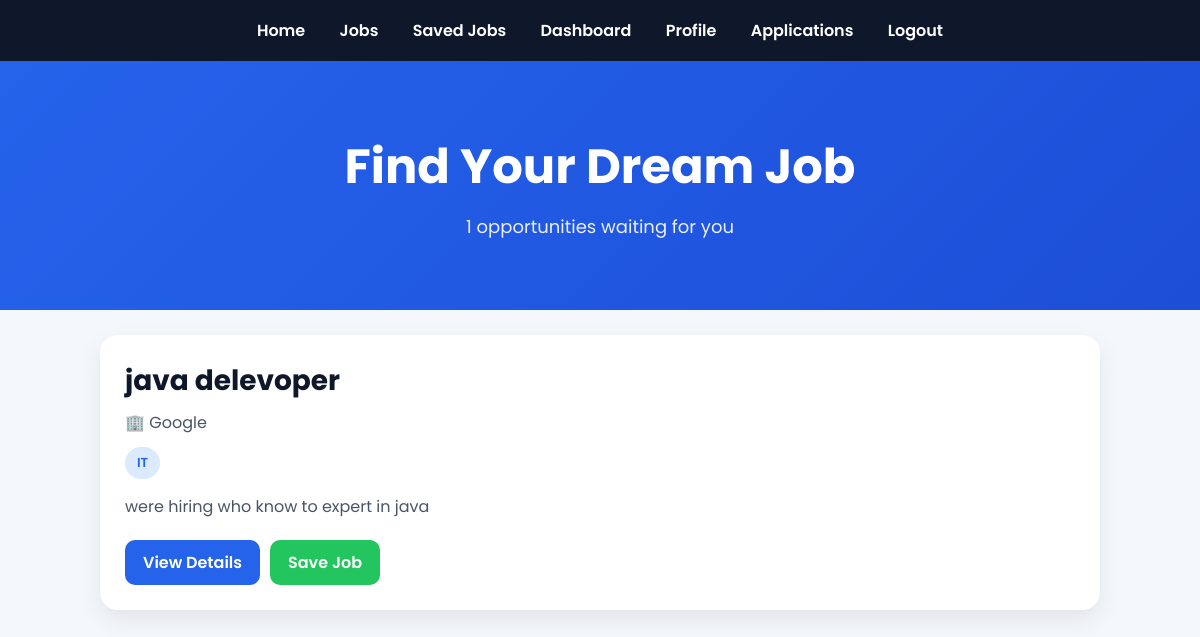
/jobs, run on an earlier commit of the app's database.
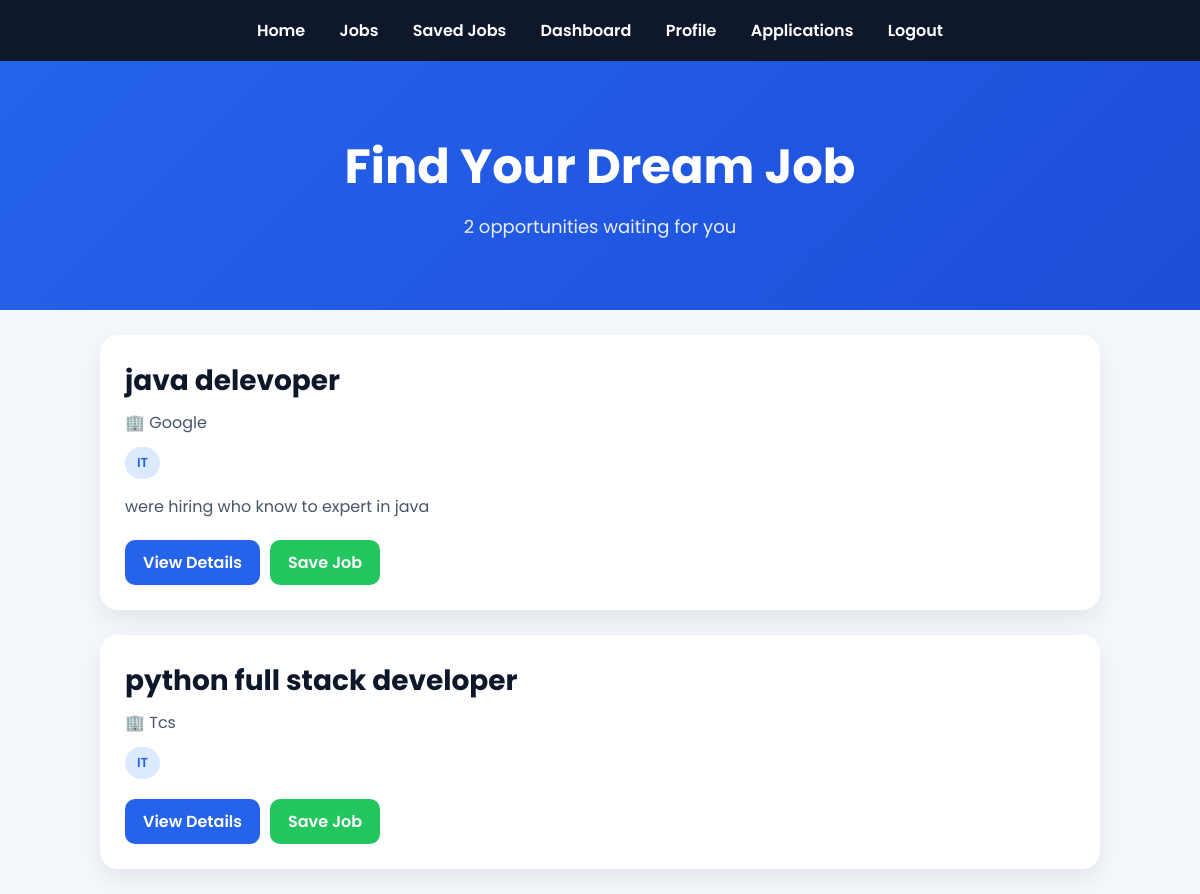
And on a later commit of the database.
### tables this page shows
CREATE TABLE jobs(
id INTEGER PRIMARY KEY AUTOINCREMENT,
title TEXT,
company TEXT,
category TEXT,
description TEXT,
location TEXT,
salary TEXT
);

### app.py (the view)
@app.route("/jobs")
def jobs():
    search = request.args.get("search")
    category = request.args.get("category")
    conn = get_db()
    query = "SELECT * FROM jobs WHERE 1=1"
    params = []
    if search:
        query += " AND title LIKE ?"
        params.append('%' + search + '%')
    if category:
        query += " AND category=?"
        params.append(category)
    jobs = conn.execute(query, params).fetchall()
    return render_template("jobs.html", jobs=jobs, total=len(jobs))

### app.py (called while the page is built)
def get_db():
    db_path = os.path.join(os.getcwd(), "database.db")
    print("Using DB:", db_path)   # 👈 DEBUG (important)
    conn = sqlite3.connect(db_path)
    conn.row_factory = sqlite3.Row  # ⭐ professional upgrade
    return conn

### templates/jobs.html (shortened to what this page needs)
<!DOCTYPE html>
<html lang="en">
<head>
</head>
<body>
<div class="navbar">
<a href="/">Home</a>
<a href="/jobs">Jobs</a>
<a href="/saved_jobs">Saved Jobs</a>
<a href="/dashboard">Dashboard</a>
<a href="/profile">Profile</a>
<a href="/my_applications">Applications</a>
<a href="/logout">Logout</a>
</div>
<div class="hero">
<h1>Find Your Dream Job</h1>
<p>{{ total }} opportunities waiting for you</p>
</div>
{% for job in jobs %}
<div class="job-card">
<div class="job-title">
{{ job[1] }}
</div>
<div class="company">
🏢 {{ job[2] }}
</div>
<div class="category">
{{ job[3] }}
</div>
<div class="description">
{{ job[4] }}
</div>
<div class="actions">
<a href="/job/{{ job[0] }}" class="btn">
View Details
</a>
<a href="/save_job/{{ job[0] }}" class="btn save-btn">
Save Job
</a>
</div>
</div>
{% endfor %}
</body>
</html>

What changed in the data, as far as the page shows it:
added jobs: title "python full stack developer", company "Tcs", category "IT"
Also different on the page:
{{ total }}: "1" → "2"
